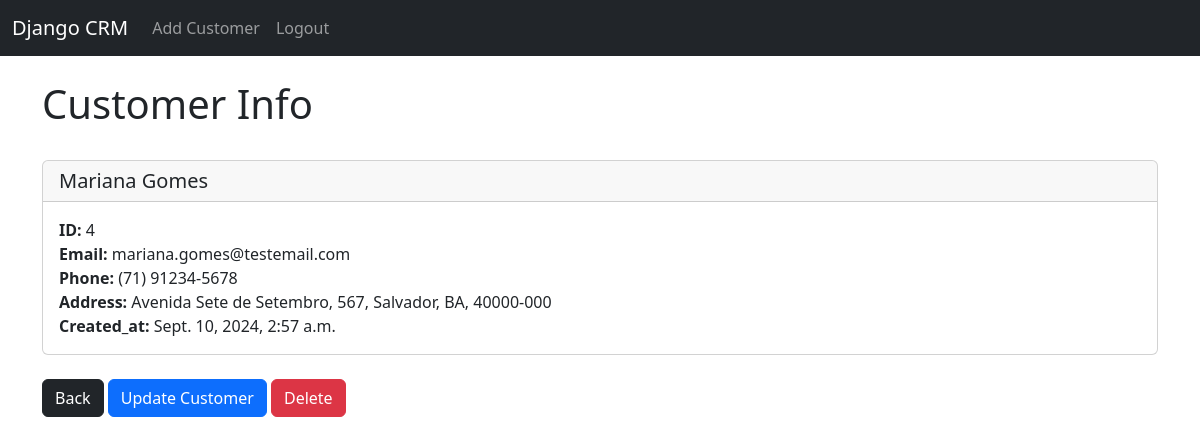
Page /customer/4 (signed in) on the committed database.
### website/models.py (models this page shows, shortened)
class Customer(models.Model):
    first_name = models.CharField(max_length=100)
    last_name = models.CharField(max_length=100)
    email = models.EmailField(unique=True)
    phone_number = models.CharField(max_length=20, blank=True, null=True)
    address = models.CharField(max_length=255, blank=True, null=True)
    created_at = models.DateTimeField(auto_now_add=True)

### website/views.py (the view)
# urls.py: path('customer/<int:pk>', views.customer_info, name='customer'),
def customer_info(request, pk):
    if request.user.is_authenticated:
        customer_info = Customer.objects.get(id=pk)
        return render(request, 'customer.html', {'customer_info':customer_info})
    else:
        messages.success(request, "You must be logged in to view this page!")
        return redirect('home')

### website/templates/customer.html
{% extends 'base.html' %}
{% block content %}
    <h1>Customer Info</h1>
    <br/>
    <div class="card">
        <h5 class="card-header">
            {{ customer_info.first_name }}
            {{ customer_info.last_name }}
        </h5>
        <div class="card-body">
          <p class="card-text">
                <strong>ID: </strong>{{ customer_info.id }}<br/>
                <strong>Email: </strong>{{ customer_info.email }}<br/>
                <strong>Phone: </strong>{{ customer_info.phone_number }}<br/>
                <strong>Address: </strong>{{ customer_info.address }}<br/>
                <strong>Created_at: </strong>{{ customer_info.created_at }}<br/>
          </p>
        </div>
      </div>
      <br/>
      <a href="{% url 'home' %}" class="btn btn-primary btn-dark">Back</a>
      <a href="{% url 'update_customer' customer_info.id %}" class="btn btn-primary">Update Customer</a>
      <a href="{% url 'delete_customer' customer_info.id %}" class="btn btn-primary btn-danger">Delete</a>
{% endblock %}

### rows in the picture
Customer: first_name "Mariana", last_name "Gomes", id "4", email "mariana.gomes@testemail.com", phone_number "(71) 91234-5678", address "Avenida Sete de Setembro, 567, Salvador, BA, 40000-000", created_at "Sept. 10, 2024, 2:57 a.m."
